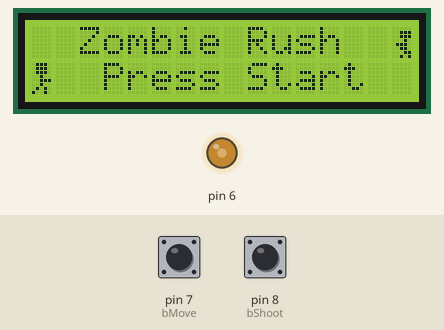
Recording of a sketch running on a simulated Arduino Uno, built with avr-gcc and run on an emulated ATmega328P. On the bench: 16×2 character LCD, output pins drawn as LEDs (lit = HIGH). Inputs (shaded band) come from the test bench; at power-on: pin 7 (bMove) HIGH, pin 8 (bShoot) HIGH. Random numbers use the default seed unless the sketch sets one.

Above: at 1.2 s.
1.3 s: pin 7 (bMove) pulled LOW for 0.15 s
At 1.9 s:
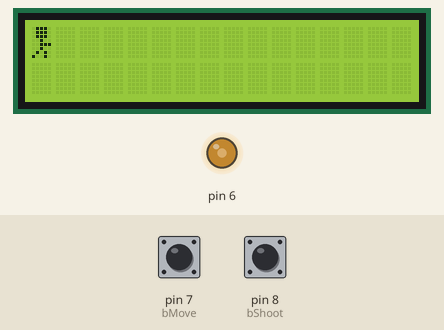
4.0 s: pin 8 (bShoot) pulled LOW for 0.15 s
At 4.6 s:
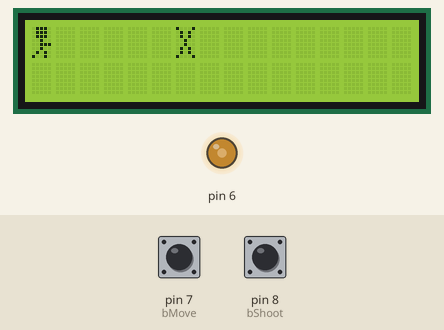
7.1 s: pin 7 (bMove) pulled LOW for 1 s
At 7.25 s:
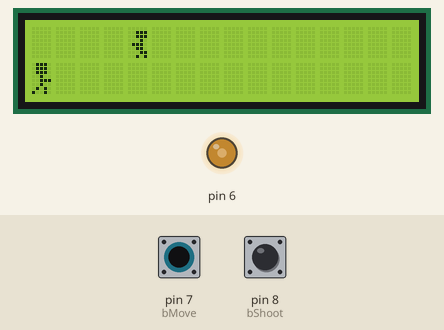
Timing chart, 0 to 10.1 s (numbered marks = the images above; inputs shaded):
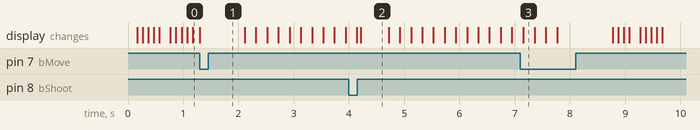

The sketch:

LCDZombieGame.ino
```cpp
#include <LiquidCrystal.h>
#include <IRremote.h>

const int bMove = 7;
const int bShoot = 8;
const int Contrast = 120;

LiquidCrystal lcd(12, 11, 5, 4, 3, 2);

int randRow, randCol, killCount = 0, level=200;

bool up = true, lose = true;

String gameOver = "Game Over", title = "Zombie Rush";

// Sprites
byte guy[] = {
  B01110,
  B01110,
  B01110,
  B00100,
  B00111,
  B00100,
  B01010,
  B10010
};

byte muzzleFlash [] = {
  B00000,
  B00000,
  B00000,
  B00100,
  B01000,
  B00100,
  B00000,
  B00000
};

byte zombie[] = {
  B00000,
  B00111,
  B00111,
  B00010,
  B01110,
  B00110,
  B00011,
  B00101
};

byte hitMarker[] = {
  B10001,
  B01010,
  B01010,
  B00100,
  B00100,
  B01010,
  B01010,
  B10001
};

void setup() {

  // Buttons
  pinMode(bMove, INPUT_PULLUP);
  pinMode(bShoot, INPUT_PULLUP);

  analogWrite(6, Contrast);
  lcd.begin(16, 2);

  // slot characters
  lcd.createChar(1, guy);
  lcd.createChar(2, zombie);
  lcd.createChar(3, muzzleFlash);
  lcd.createChar(4, hitMarker);

  randomSeed(analogRead(A1));
  Serial.begin(9600);
}

void loop() {

  startMenu();

  while (lose == false) {

  	generation();
    for (randCol; randCol > 0; randCol--) {

      gameLost();
      lcd.setCursor(randCol, randRow);
      lcd.write(2);
      delay(level);
      lcd.clear();
      redraw();
      control();
    }
  }
}

void startMenu() {

  lcd.setCursor(2, 0);
    for (int t = 0; t < 11; t++) {
      lcd.print(title[t]);
      delay(100);
  }

  lcd.setCursor(0, 1);
  lcd.write(1);
  lcd.setCursor(15, 0);
  lcd.write(2);
  lcd.setCursor(3, 1);
  lcd.print("Press Start");

  while(digitalRead(bMove) != LOW) {}
  lcd.clear();
  lose = false;
  lcd.setCursor(0, 0);
  lcd.write(1);
}

void generation() {

   randRow = random(2);
   randCol = random(16, 20);
}

void moveUpandDown() {

  if (up == true) {
    lcd.clear();
    lcd.setCursor(0, 1);
    lcd.write(1);
    up = !up;
  } else if (!up) {
    lcd.clear();
    lcd.setCursor(0, 0);
    lcd.write(1);
    up = !up;
  }
}

void control() {

  if (digitalRead(bMove) == LOW) {
    moveUpandDown();
  }
  if (digitalRead(bShoot) == LOW){
    shoot();
  }
}

void redraw() {

  if (up == true) {
    lcd.setCursor(0, 0);
    lcd.write(1);
  } else {
    lcd.setCursor(0, 1);
    lcd.write(1);
  }
}

void shoot() {

  if (up == true) {
    lcd.setCursor(1, 0);
  } else {
    lcd.setCursor(1, 1);
  }
  lcd.write(3);
  delay(70);
  lcd.clear();
  redraw();
  kill();
}

void kill() {

  if ((killCount > 5) && (killCount <= 10)) {
    level = 150;
  } else if ((killCount > 10) && (killCount <= 15)) {
    level = 100;
  } else if ((killCount > 15) && (killCount <= 200)) {
    level = 70;
  } else level = 200;

  if ((up == true) && (randRow == 0)) {
    lcd.setCursor(randCol, randRow);
    lcd.write(4);
    delay(300);
    killCount++;
    generation();
  } else if ((up == false) && (randRow == 1)) {
    lcd.setCursor(randCol, randRow);
    lcd.write(4);
    delay(300);
    killCount++;
    generation();
  }
}

void gameLost() {

  if (randCol <= 1) {
    if (!up) {
      lcd.setCursor(0, 1);
    } else lcd.setCursor(0, 0);
    lcd.write(4);
    delay(1000);
    lcd.clear();
    lcd.setCursor(3, 0);
    for (int g = 0; g < 9; g++) {
      lcd.print(gameOver[g]);
      delay(100);
    }
    lcd.setCursor(3, 1);
    lcd.print("Kills:");
    lcd.print(killCount);
    killCount = 0;
    lose = true;
    delay(3000);
    startMenu();
  }
}
```

Measured:
- after the input at 1.3 s, the display: changes at once (image 1)
- what the display in image 2 shows lasts 0.5 s, from 4.2 s to 4.7 s
